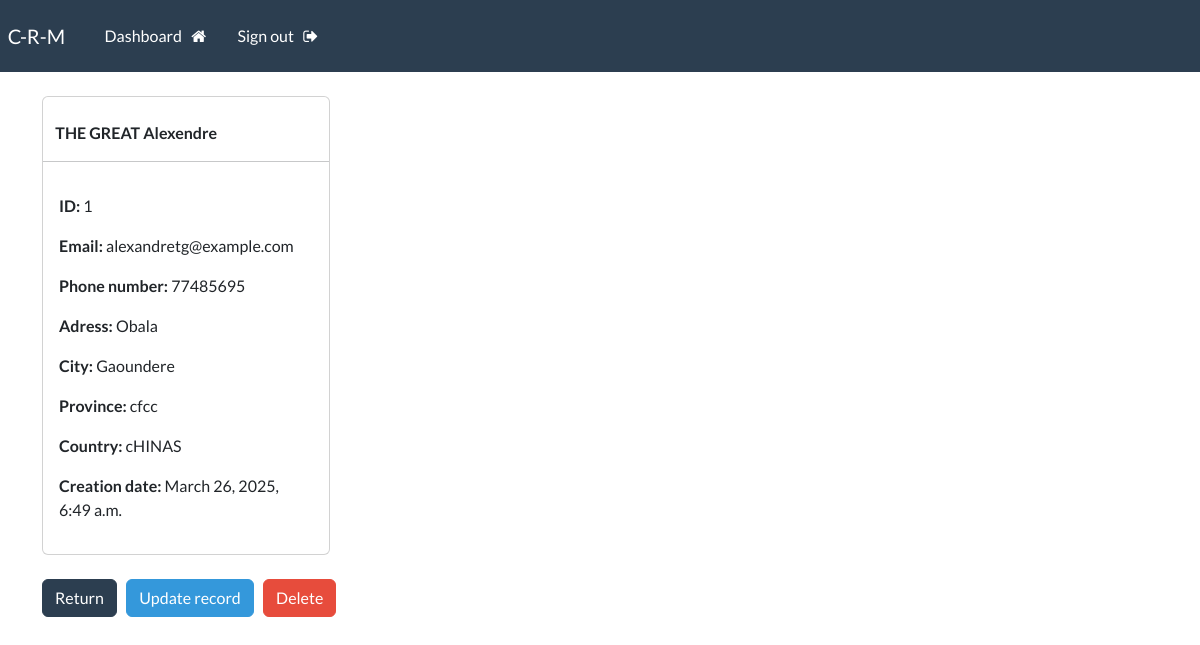
The page /record/1 (signed in) on the database its author committed.
### webapp/models.py (models this page shows)
class Record(models.Model):
    first_name = models.CharField(max_length=100)
    last_name = models.CharField(max_length=100)
    email = models.CharField(max_length=50)
    phone = models.CharField(max_length=21)
    address = models.CharField(max_length=80)
    city = models.CharField(max_length=255)
    province = models.CharField(max_length=300)
    country = models.CharField(max_length=50)
    creation_date = models.DateTimeField(auto_now_add=True)

### webapp/views.py (the view)
# urls.py: path('record/<int:pk>', views.view_record, name="record"),
@login_required(login_url='login')
def view_record(request, pk):
    record = Record.objects.get(id=pk)
    context = {'record': record}
    return render(request, 'webapp/view-record.html', context=context)

### webapp/templates/webapp/view-record.html (shortened to what this page needs)
{% extends 'webapp/base.html' %}
{% block content %}
    <div class="justify-content-center align-items-center vh-50">
        <div class="card" style="width: 18rem;">
            <strong>
                <br>
                {{record.last_name|upper}}
                {{record.first_name}}
            </strong>
            <hr>
            <div class="card-body">
                <p><strong>ID: </strong> {{record.id}}</p>
                <p><strong>Email: </strong> {{record.email}}</p>
                <p><strong>Phone number: </strong> {{record.phone}}</p>
                <p><strong>Adress: </strong> {{record.address}}</p>
                <p><strong>City: </strong> {{record.city}}</p>
                <p><strong>Province: </strong> {{record.province}}</p>
                <p><strong>Country: </strong> {{record.country}}</p>
                <p><strong>Creation date: </strong> {{record.creation_date}}</p>
            </div>
        </div>
        <br>
        <a href="{% url 'dashboard' %}" class="btn btn-primary">Return</a>
        <a href="{% url 'update-record' record.id %}" class="btn btn-info">Update record</a>
        <a href="{% url 'delete-record' record.id %}" class="btn btn-danger">Delete</a>
    </div>
{% endblock %}

### rows shown on the page
Record: last_name "THE GREAT", first_name "Alexendre", id "1", email "alexandretg@example.com", phone "77485695", address "Obala", city "Gaoundere", province "cfcc", country "cHINAS", creation_date "March 26, 2025, 6:49 a.m."
